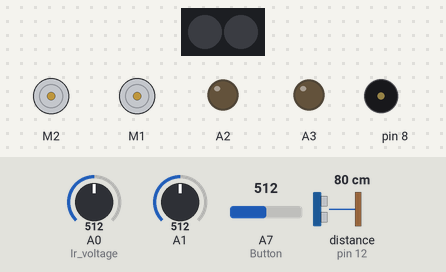
This sketch was run on a simulated Arduino Nano, built with avr-gcc and run on an emulated ATmega328P. Parts: 2 × DC motor (green arrow = forward, orange = backward, longer = faster), 2 RGB LEDs in strip order, left to right, output pins drawn as LEDs (lit = HIGH), buzzer (waves = sounding). Inputs (shaded band) come from the test bench; at power-on: A7 (Button) = 512, A0 (Ir_voltage) = 512, A1 = 512, distance to the obstacle (sensor on pin 12) 80 cm. The echo pulse lasts 58.3 µs per cm; random numbers use the default seed unless the sketch sets one.

Above: at 1.2 s.
1.3 s: A7 (Button) set to 107
3.5 s: A7 (Button) set to 93
At 5.25 s:
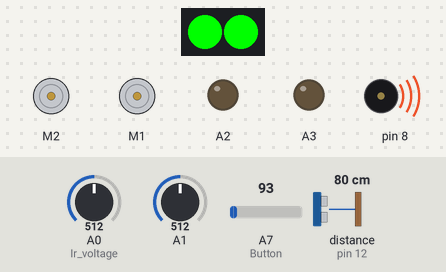
At 6.25 s:
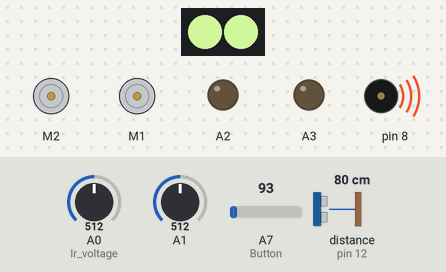
Timing chart, 0 to 43.5 s (numbered marks = the images above; inputs shaded):
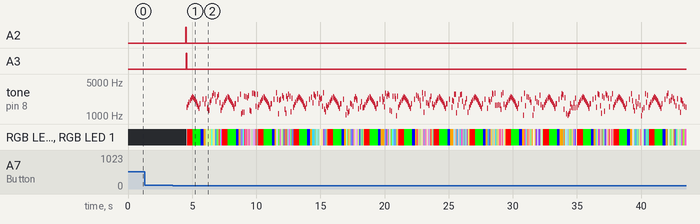

Measured:
- the behaviour switches between 101 and 100 on A7 (Button) (found by bisection; images 0 and 1)
- after the input at 1.3 s, every drawn part: stays the same
- after the input at 3.5 s, A2, A3: LOW → HIGH after 1.0 s, → LOW 0.04 s later; tone on pin 8: plays 1500 Hz for 0.04 s, 1700 Hz for 0.04 s, 1900 Hz for 0.04 s, 2100 Hz for 0.04 s, 2300 Hz for 0.04 s, 2500 Hz for 0.03 s … (421 notes in this stretch), starting after 1.1 s

The sketch:

FYP.ino
```cpp
#include "MeMCore.h"
#define ULTRASONIC 12
#define ULTRASONIC_TIMEOUT 2000
#define SPEED_OF_SOUND 340

MeLineFollower lineFinder(PORT_2);
MeDCMotor leftMotor(M2);
MeDCMotor rightMotor(M1);
MeRGBLed led(7, 2);
MeBuzzer buzzer;

// chirp like a robot heheh
void chirp() {
  for (int i = 0; i < 5; i++) {
    buzzer.tone(1500 + (i * 200), 40);
    led.setColor(255, 0, 0);
    led.show();
    delay(50);
  }

  for (int i = 0; i < 8; i++) {
    buzzer.tone(2500 - (i * 150), 30);
    led.setColor(0, 255, 0);
    led.show();
    delay(40);
  }

  buzzer.tone(1800, 100);
  led.setColor(0, 0, 255);
  led.show();
  delay(130);
  buzzer.tone(2200, 80);
  led.setColor(255, 165, 0);
  led.show();
  delay(100);

  for (int i = 0; i < 15; i++) {
    int randomPitch = random(1000, 3000);
    int randomDuration = random(20, 60);

    int randomColorR = random(50, 255);
    int randomColorG = random(50, 255);
    int randomColorB = random(50, 255);

    buzzer.tone(randomPitch, randomDuration);

    led.setColor(randomColorR, randomColorG, randomColorB);
    led.show();
    delay(randomDuration + 10);
  }
}

void runMotors(const int leftSpeed, const int rightSpeed) {
  leftMotor.run(-leftSpeed);
  rightMotor.run(rightSpeed);
}

float readUltrasonic() {
  pinMode(ULTRASONIC, OUTPUT);
  digitalWrite(ULTRASONIC, LOW);
  delayMicroseconds(2);
  digitalWrite(ULTRASONIC, HIGH);
  delayMicroseconds(10);
  digitalWrite(ULTRASONIC, LOW);
  pinMode(ULTRASONIC, INPUT);
  long duration = pulseIn(ULTRASONIC, HIGH, ULTRASONIC_TIMEOUT);
  if (duration > 0) {
    return (duration / 2.0 / 1000000.0f * SPEED_OF_SOUND * 100);
  }
  return 5000;
}

float readIR() {
  //turn off IR emitter (also turns on red light due to how its wired, but should not affect functionality)
  digitalWrite(A2, LOW);
  digitalWrite(A3, HIGH);
  //wait for saturation
  delayMicroseconds(500);
  //measure ambient
  float ambient = analogRead(A0);
  // Serial.println("ambient: " + String(ambient));

  //turn on IR emitter
  digitalWrite(A2, LOW);
  digitalWrite(A3, LOW);
  //wait for saturation
  delayMicroseconds(500);
  float reading = analogRead(A0);
  // Serial.println("reading: " + String(reading));

  //return final reading which is the ambient - reading
  // Serial.println("final: " + String(ambient - reading));
  return (ambient - reading);
}

////////
//PID
///////
int baseTurnSpeed = 215;
int PIDConstrain = 255 - baseTurnSpeed;

unsigned long currentTime = 0, previousTime = 0;
// Global variables for Ultrasonic PID memory
double integralUS = 0, previousErrorUS = 0;

double PID_Ultrasonic(float input, float target) {
  double Kp = 240, Ki = 0.1, Kd = 2;
  currentTime = millis();
  double elapsed = (double)(currentTime - previousTime) / 1000.0;
  if (elapsed <= 0) elapsed = 0.001;

  double errorUS = target - input;
  integralUS += errorUS * elapsed;
  double derivativeUS = (errorUS - previousErrorUS) / elapsed;

  previousErrorUS = errorUS;
  double output = (errorUS * Kp) + (integralUS * Ki) + (derivativeUS * Kd);
  // Serial.println("output: " + String(output));
  // Serial.println("output: " + String(constrain(output, -PIDConstrain, PIDConstrain)));
  return output;
}

// Global variables for IR PID memory
double integralIR = 0, previousErrorIR = 0;

double PID_IR(float input, float target) {
  double Kp = 240/100, Ki = 0.1/100, Kd = 2/100;

  currentTime = millis();
  double elapsed = (double)(currentTime - previousTime) / 1000.0;
  if (elapsed <= 0) elapsed = 0.001;

  double errorIR = input - target;

  integralIR += errorIR * elapsed;
  double derivativeIR = (errorIR - previousErrorIR) / elapsed;

  previousErrorIR = errorIR;

  double output = (errorIR * Kp) + (integralIR * Ki) + (derivativeIR * Kd);
  // Serial.println("output: " + String(output));
  // Serial.println("output: " + String(constrain(output, -PIDConstrain, PIDConstrain)));
  return output;
}

// measured average values of black and white
int colourL[3] = { 35, 84, 61 };
int colourH[3] = { 189, 351, 231 };

void colourSensor(int* returnList, bool raw = false) {

  // Red
  digitalWrite(A3, LOW);
  digitalWrite(A2, HIGH);
  delay(20);
  int red = analogRead(A1);
  digitalWrite(A3, LOW);
  digitalWrite(A2, LOW);

  // Green
  digitalWrite(A3, HIGH);
  digitalWrite(A2, HIGH);
  delay(20);
  int green = analogRead(A1);
  digitalWrite(A3, LOW);
  digitalWrite(A2, LOW);


  // Blue
  digitalWrite(A3, HIGH);
  digitalWrite(A2, LOW);
  delay(20);
  int blue = analogRead(A1);
  digitalWrite(A3, LOW);
  digitalWrite(A2, LOW);


  // Fill the array that was passed in
  if (raw) {
    returnList[0] = red;
    returnList[1] = green;
    returnList[2] = blue;
  } else {
    returnList[0] = constrain(map(red, colourL[0], colourH[0], 0, 255), 0, 255);
    returnList[1] = constrain(map(green, colourL[1], colourH[1], 0, 255), 0, 255);
    returnList[2] = constrain(map(blue, colourL[2], colourH[2], 0, 255), 0, 255);
  }
  // Serial.println(String(returnList[0]) + " " + String(returnList[1]) + " " + String(returnList[2]));
}

// measures colour 5 times
// used to get average values of colours for pre-callibration
void calib(int white[3], int black[3]) {
  while (analogRead(A7) > 100) delay(50);  // Wait for button
  buzzer.tone(784, 200);
  white[0] = 0;
  white[1] = 0;
  white[2] = 0;
  // Serial.println("Calibrating white");
  for (int i = 0; i < 5; i++) {
    int colour[3] = { 0, 0, 0 };
    colourSensor(colour, true);
    white[0] += colour[0];
    white[1] += colour[1];
    white[2] += colour[2];
  }
  white[0] /= 5;
  white[1] /= 5;
  white[2] /= 5;
  buzzer.tone(392, 200);
  delay(100);
  while (analogRead(A7) > 100) delay(50);  // Wait for button
  buzzer.tone(784, 200);
  black[0] = 0;
  black[1] = 0;
  black[2] = 0;
  // Serial.println("Calibrating black");
  for (int i = 0; i < 5; i++) {
    int colour[3] = { 0, 0, 0 };
    colourSensor(colour, true);
    black[0] += colour[0];
    black[1] += colour[1];
    black[2] += colour[2];
  }
  black[0] /= 5;
  black[1] /= 5;
  black[2] /= 5;
  buzzer.tone(392, 200);
}

// Colour dataset
int redDataset[3] = { 200, 50, 50  };
int pinkDataset[3] = { 202, 181, 183 };
int greenDataset[3] = { 28, 163, 112 };
int blueDataset[3] = { 12, 143, 193 };
int orangeDataset[3] = { 200, 65, 50 };
int whiteDataset[3] = { 197, 242, 249 };

// vars for KNN calculation
float shortestDistance = 999999.0;
String bestColourLabel = "Unknown";

void checkColourCategory(int newR, int newG, int newB, int dataset[3], const String label) {
  long deltaR = (long)(newR - dataset[0]);
  long deltaG = (long)(newG - dataset[1]);
  long deltaB = (long)(newB - dataset[2]);

  float currentDistance = sqrt((deltaR * deltaR) + (deltaG * deltaG) + (deltaB * deltaB));

  if (currentDistance < shortestDistance) {
    shortestDistance = currentDistance;
    bestColourLabel = label;
  }
}

const String predictColour(int newR, int newG, int newB) {
  // Reset tracking vars
  shortestDistance = 999999.0;
  bestColourLabel = "Unknown";

  // Compare reading to each of the datasets
  checkColourCategory(newR, newG, newB, redDataset, "Red");
  checkColourCategory(newR, newG, newB, pinkDataset, "Pink");
  checkColourCategory(newR, newG, newB, greenDataset, "Green");
  checkColourCategory(newR, newG, newB, blueDataset, "Blue");
  checkColourCategory(newR, newG, newB, orangeDataset, "Orange");
  checkColourCategory(newR, newG, newB, whiteDataset, "White");

  // Return the name of the winner
  // for debug purposes
  if (bestColourLabel == "Red") {
    led.setColor(255, 0, 0);
  } else if (bestColourLabel == "Green") {
    led.setColor(0, 255, 0);
  } else if (bestColourLabel == "Blue") {
    led.setColor(0, 0, 255);
  } else if (bestColourLabel == "White") {
    led.setColor(255, 255, 255);
  } else if (bestColourLabel == "Orange") {
    led.setColor(255, 165, 0);
  } else if (bestColourLabel == "Pink") {
    led.setColor(255, 20, 147);
  }
  led.show();
  return bestColourLabel;
}

void moveByColour() {
  int colour[3] = { 0, 0, 0 };
  colourSensor(colour);
  String currentColour = predictColour(colour[0], colour[1], colour[2]);
  if (currentColour == "Red") {
    runMotors(0, 0);
    runMotors(-255, 255);
    delay(340);
    runMotors(0, 0);
  }

  else if (currentColour == "Green") {
    runMotors(0, 0);
    runMotors(255, -255);
    delay(340);
    runMotors(0, 0);
  }

  else if (currentColour == "Orange") {
    runMotors(0, 0);
    runMotors(-255, 255);
    delay(630);
    runMotors(0, 0);
  }

  else if (currentColour == "Pink") {
    runMotors(0, 0);
    runMotors(-255, 255);
    delay(350);
    runMotors(255, 255);
    delay(765);
    runMotors(-255, 255);
    delay(340);
    runMotors(0, 0);
  }

  else if (currentColour == "Blue") {
    runMotors(0, 0);
    runMotors(255, -255);
    delay(330);
    runMotors(255, 255);
    delay(700);
    runMotors(255, -255);
    delay(400);
    runMotors(0, 0);
  }

  else if (currentColour == "White") {
    runMotors(0, 0);
    while (true) chirp();
  }
}

void setup() {
  Serial.begin(115200);

  pinMode(A7, INPUT);   // Button
  pinMode(A2, OUTPUT);  // A
  pinMode(A3, OUTPUT);  // B
  pinMode(A0, INPUT);   // Ir voltage

  // Serial.println("Setup complete");

  // // code for finding colour maually
  // // was used for pre-callibration
  // int white[3];
  // int black[3];

  // calib(white, black);
  // colourH[0] = white[0];
  // colourH[1] = white[1];
  // colourH[2] = white[2];
  // colourL[0] = black[0];
  // colourL[1] = black[1];
  // colourL[2] = black[2];
}

void loop() {

  while (analogRead(A7) > 100) delay(50);  // Wait for button
  delay(1000); //for sake of not knocking the bot around
  currentTime = millis();
  previousTime = currentTime;

  while (true) {
    float rightUS = readUltrasonic();
    float leftIR = readIR();
    bool black = lineFinder.readSensors() != S1_OUT_S2_OUT;

    if (black) {
      runMotors(0, 0);
      moveByColour();
      // Reset time for PID controllers
      currentTime = millis();
      previousTime = currentTime;
    }

    else if (rightUS < 6) {
      if (rightUS != 5000) {
        currentTime = millis();

        float PID = PID_Ultrasonic(rightUS, 6.0f);
        float right = constrain(baseTurnSpeed + PID, -255, 255);

        runMotors(100, right);

        previousTime = currentTime;
      }
    }

    else if (leftIR > 480) {
      currentTime = millis();

      float PID = PID_IR(leftIR, 480.0f);
      float left = constrain(baseTurnSpeed + PID, -255, 255);

      runMotors(left, 100);

      previousTime = currentTime;
    }

    else {
      // reset integral variables to prevent jumping and excessive wind up of error summation
      integralUS = 0;
      previousErrorUS = 0;
      integralIR = 0;
      previousErrorIR = 0;
      previousTime = millis();

      runMotors(255, 255);

    }
  }
}

//////////////////////////////////////////////////////////////////////////////////////////////////////////////////////////////
```
